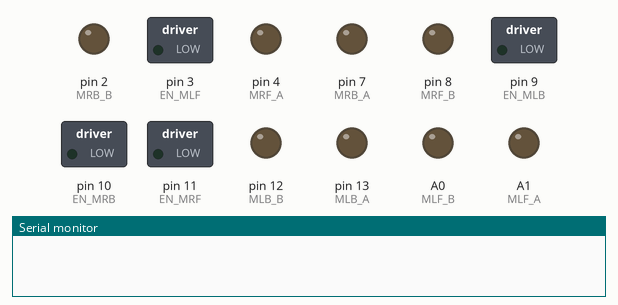
Bench run of a sketch on a simulated Arduino Uno, built with avr-gcc and run on an emulated ATmega328P. On the bench: switched loads named in the sketch (green lamp = pin HIGH), output pins drawn as LEDs (lit = HIGH), the last lines printed to the serial monitor.

Above: at 0.1 s.
At 2.8 s:
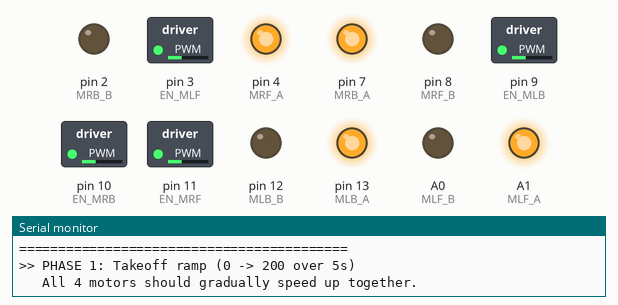
At 5.7 s:
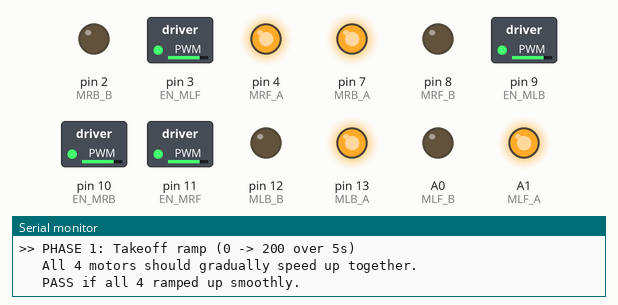
At 10.9 s:
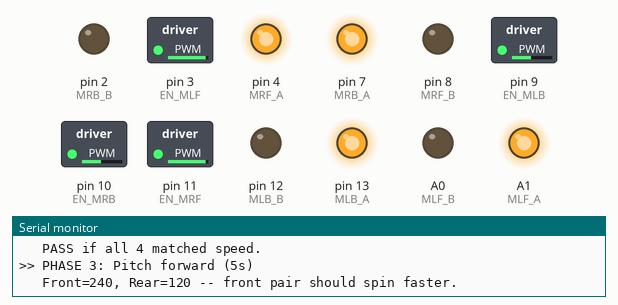
At 15.9 s:
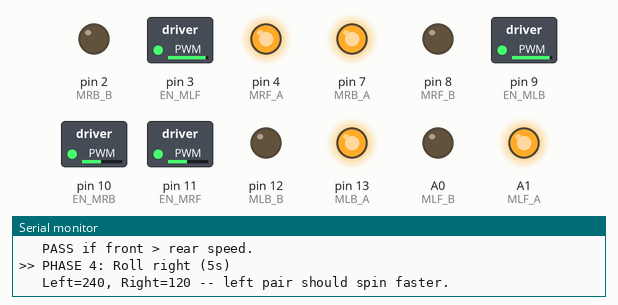
At 21.0 s:
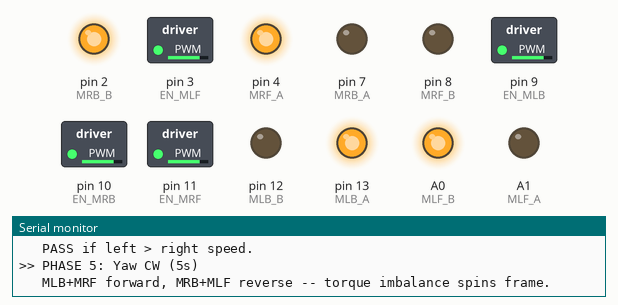
Timing chart, 0 to 27.4 s (numbered marks = the images above):
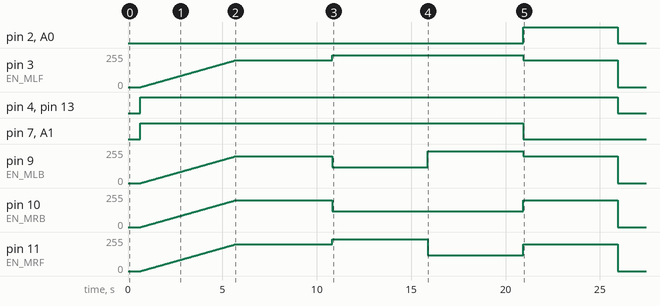

The sketch:

test5_flight_profile.ino
```cpp
// TEST 5: Flight Profile Demo
//
// Phase 1: Ramp 0->200 over 5s (takeoff)
// Phase 2: Hover at 200 all motors for 5s
// Phase 3: Pitch -- front fast, rear slow for 5s
// Phase 4: Roll -- left fast, right slow for 5s
// Phase 5: Yaw -- diagonal pairs opposite direction for 5s
//
// Total runtime: ~30 seconds
//
// REWIRED pin map:
//   MLB: EN=D9,  A=D13, B=D12  (polarity reversed)
//   MRB: EN=D10, A=D7,  B=D2
//   MLF: EN=D3,  A=A1,  B=A0
//   MRF: EN=D11, A=D4,  B=D8

const int EN_MLB = 9;   const int MLB_A = 13;  const int MLB_B = 12;
const int EN_MRB = 10;  const int MRB_A = 7;   const int MRB_B = 2;
const int EN_MLF = 3;   const int MLF_A = A1;  const int MLF_B = A0;
const int EN_MRF = 11;  const int MRF_A = 4;   const int MRF_B = 8;

const int allPins[] = {9,10,3,11, 13,12,7,2,A1,A0,4,8};

void allOff() {
  for (int i = 0; i < 12; i++) digitalWrite(allPins[i], LOW);
}

void allForward() {
  digitalWrite(MLB_A, HIGH); digitalWrite(MLB_B, LOW);
  digitalWrite(MRB_A, HIGH); digitalWrite(MRB_B, LOW);
  digitalWrite(MLF_A, HIGH); digitalWrite(MLF_B, LOW);
  digitalWrite(MRF_A, HIGH); digitalWrite(MRF_B, LOW);
}

void setSpeeds(int mlb, int mrb, int mlf, int mrf) {
  analogWrite(EN_MLB, mlb);
  analogWrite(EN_MRB, mrb);
  analogWrite(EN_MLF, mlf);
  analogWrite(EN_MRF, mrf);
}

void setup() {
  Serial.begin(9600);
  for (int i = 0; i < 12; i++) {
    pinMode(allPins[i], OUTPUT);
    digitalWrite(allPins[i], LOW);
  }
  delay(500);

  Serial.println("==========================================");
  Serial.println("TEST 5: FLIGHT PROFILE DEMO");
  Serial.println("==========================================\n");

  // --- PHASE 1: Takeoff ramp (5s) ---
  Serial.println(">> PHASE 1: Takeoff ramp (0 -> 200 over 5s)");
  Serial.println("   All 4 motors should gradually speed up together.");
  allForward();
  for (int pwm = 0; pwm <= 200; pwm++) {
    setSpeeds(pwm, pwm, pwm, pwm);
    delay(25);  // 200 steps x 25ms = 5s
  }
  Serial.println("   PASS if all 4 ramped up smoothly.\n");

  // --- PHASE 2: Hover (5s) ---
  Serial.println(">> PHASE 2: Hover (all motors @ 200 for 5s)");
  Serial.println("   All 4 motors should spin at equal speed.");
  setSpeeds(200, 200, 200, 200);
  delay(5000);
  Serial.println("   PASS if all 4 matched speed.\n");

  // --- PHASE 3: Pitch forward (5s) ---
  Serial.println(">> PHASE 3: Pitch forward (5s)");
  Serial.println("   Front=240, Rear=120 -- front pair should spin faster.");
  setSpeeds(120, 120, 240, 240);  // MLB,MRB slow | MLF,MRF fast
  delay(5000);
  Serial.println("   PASS if front > rear speed.\n");

  // --- PHASE 4: Roll right (5s) ---
  Serial.println(">> PHASE 4: Roll right (5s)");
  Serial.println("   Left=240, Right=120 -- left pair should spin faster.");
  setSpeeds(240, 120, 240, 120);  // MLB,MLF fast | MRB,MRF slow
  delay(5000);
  Serial.println("   PASS if left > right speed.\n");

  // --- PHASE 5: Yaw clockwise (5s) ---
  Serial.println(">> PHASE 5: Yaw CW (5s)");
  Serial.println("   MLB+MRF forward, MRB+MLF reverse -- torque imbalance spins frame.");
  allOff();
  digitalWrite(MLB_A, HIGH); digitalWrite(MLB_B, LOW);   // forward
  digitalWrite(MRF_A, HIGH); digitalWrite(MRF_B, LOW);   // forward
  digitalWrite(MRB_A, LOW);  digitalWrite(MRB_B, HIGH);  // reverse
  digitalWrite(MLF_A, LOW);  digitalWrite(MLF_B, HIGH);  // reverse
  setSpeeds(200, 200, 200, 200);
  delay(5000);
  Serial.println("   PASS if diagonal pairs spin opposite directions.\n");

  // --- SHUTDOWN ---
  allOff();
  Serial.println("==========================================");
  Serial.println("FLIGHT PROFILE COMPLETE");
  Serial.println("  Phase 1: Ramp    -- smooth speedup?");
  Serial.println("  Phase 2: Hover   -- all equal?");
  Serial.println("  Phase 3: Pitch   -- front > rear?");
  Serial.println("  Phase 4: Roll    -- left > right?");
  Serial.println("  Phase 5: Yaw     -- diagonals opposite?");
  Serial.println("==========================================");
}

void loop() {}
```
